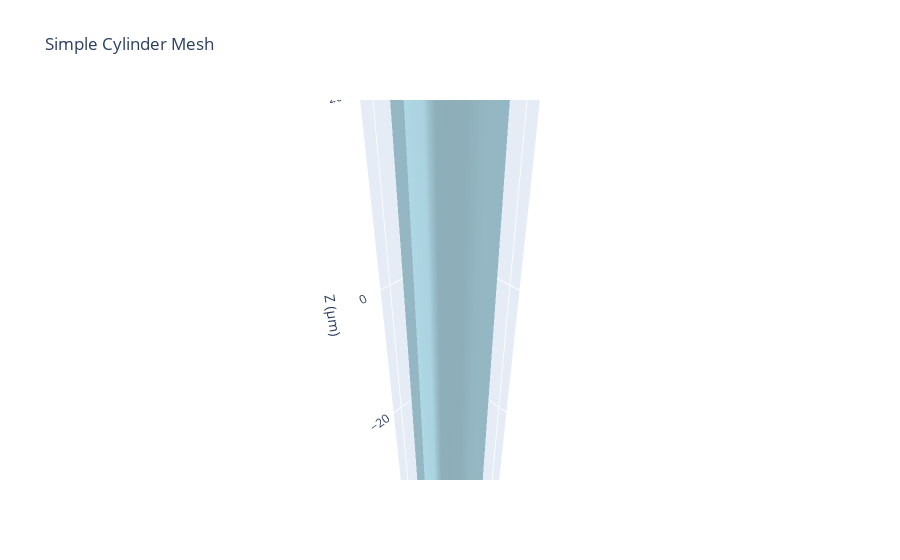

Notebook code for this chart:
### Code cell
# Visualize the cylinder
fig = visualize_mesh_3d(
    cylinder, 
    title="Simple Cylinder Mesh",
    color="lightblue",
    backend="plotly"
)
fig.show()

### Figure 1 — Plotly figure (JSON) as saved in the notebook; plotly's stock layout.template omitted (floating-point values rounded to 4 significant figures)
{"data": [{"color": "lightblue", "i": [1, 1, 2, 2, 4, 4, 5, 5, 6, 6, 7, 7, 8, 8, 9, 9, 10, 10, 11, 11, 12, 12, 13, 13, 14, 14, 15, 15, 16, 16, 17, 17, 18, 18, 19, 19, 20, 20, 21, 21, 22, 22, 23, 23, 24, 24, 25, 25, 26, 26, 27, 27, 28, 28, 29, 29, 30, 30, 31, 31, 32, 32, 33, 33], "j": [0, 4, 4, 5, 0, 6, 6, 7, 0, 8, 8, 9, 0, 10, 10, 11, 0, 12, 12, 13, 0, 14, 14, 15, 0, 16, 16, 17, 0, 18, 18, 19, 0, 20, 20, 21, 0, 22, 22, 23, 0, 24, 24, 25, 0, 26, 26, 27, 0, 28, 28, 29, 0, 30, 30, 31, 0, 32, 32, 33, 0, 1, 1, 2], "k": [4, 2, 5, 3, 6, 5, 7, 3, 8, 7, 9, 3, 10, 9, 11, 3, 12, 11, 13, 3, 14, 13, 15, 3, 16, 15, 17, 3, 18, 17, 19, 3, 20, 19, 21, 3, 22, 21, 23, 3, 24, 23, 25, 3, 26, 25, 27, 3, 28, 27, 29, 3, 30, 29, 31, 3, 32, 31, 33, 3, 1, 33, 2, 3], "name": "Mesh", "opacity": 0.8, "type": "mesh3d", "x": [0.0, 5.0, 5.0, 0.0, 4.619, 4.619, 3.536, 3.536, 1.913, 1.913, 3.062e-16, 3.062e-16, -1.913, -1.913, -3.536, -3.536, -4.619, -4.619, -5.0, -5.0, -4.619, -4.619, -3.536, -3.536, -1.913, -1.913, -9.185e-16, -9.185e-16, 1.913, 1.913, 3.536, 3.536, 4.619, 4.619], "y": [0.0, 0.0, 0.0, 0.0, 1.913, 1.913, 3.536, 3.536, 4.619, 4.619, 5.0, 5.0, 4.619, 4.619, 3.536, 3.536, 1.913, 1.913, 6.123e-16, 6.123e-16, -1.913, -1.913, -3.536, -3.536, -4.619, -4.619, -5.0, -5.0, -4.619, -4.619, -3.536, -3.536, -1.913, -1.913], "z": [-50.0, -50.0, 50.0, 50.0, -50.0, 50.0, -50.0, 50.0, -50.0, 50.0, -50.0, 50.0, -50.0, 50.0, -50.0, 50.0, -50.0, 50.0, -50.0, 50.0, -50.0, 50.0, -50.0, 50.0, -50.0, 50.0, -50.0, 50.0, -50.0, 50.0, -50.0, 50.0, -50.0, 50.0]}], "layout": {"scene": {"aspectmode": "data", "xaxis": {"title": {"text": "X (µm)"}}, "yaxis": {"title": {"text": "Y (µm)"}}, "zaxis": {"title": {"text": "Z (µm)"}}}, "title": {"text": "Simple Cylinder Mesh"}}}
